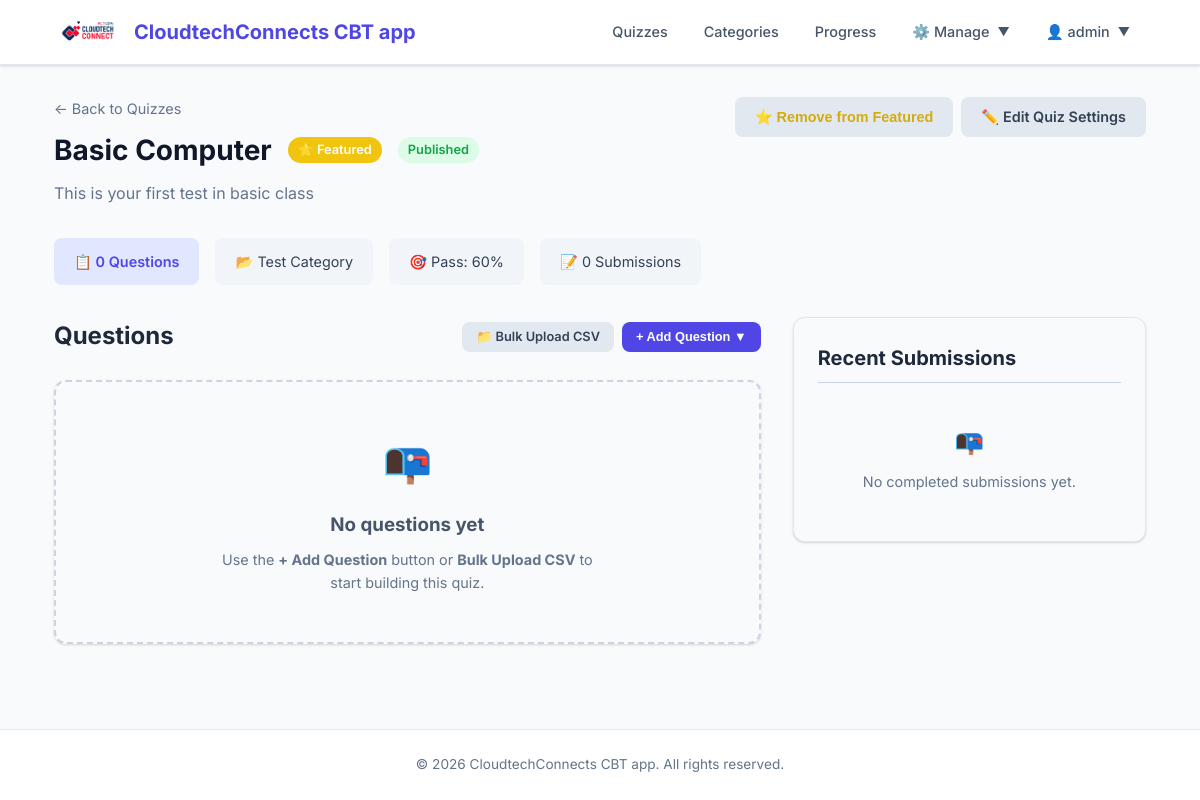
The app's page /manage/quiz/basic-computer/ (signed in), older data.
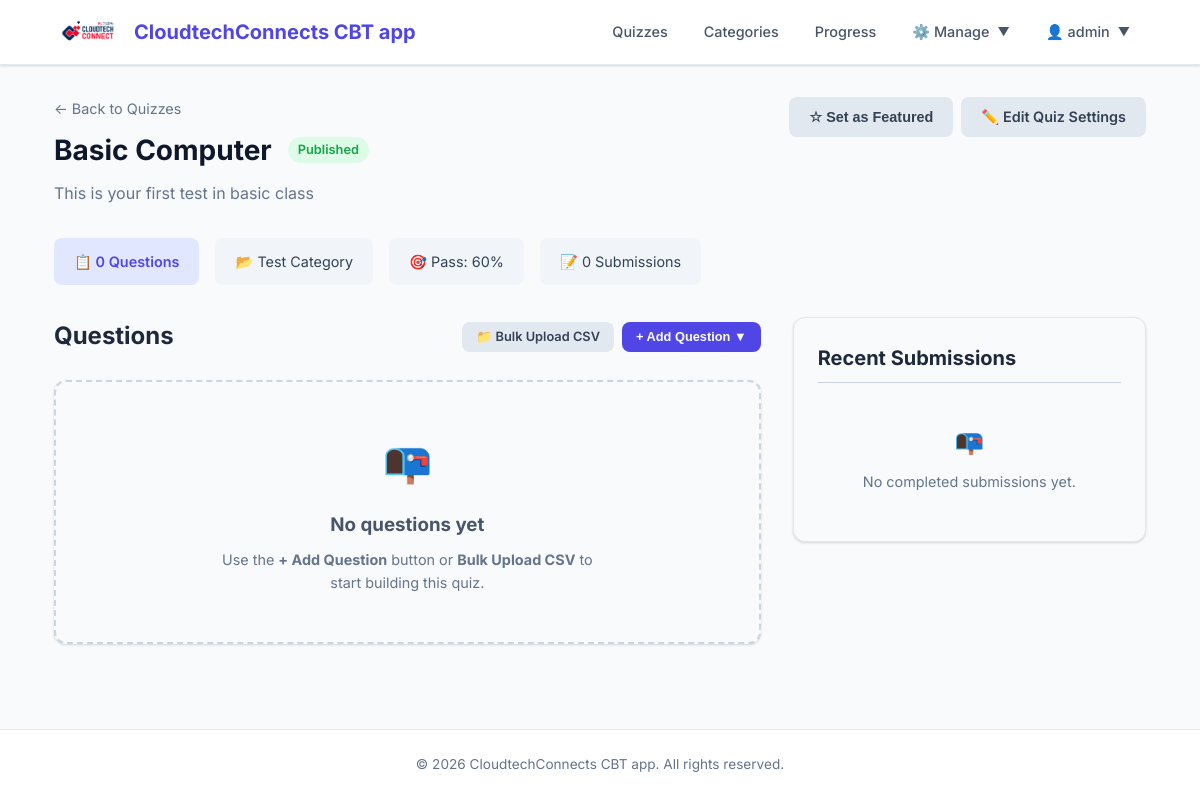
The same page, newer data.
### apps/quiz/views.py (the view)
# urls.py: path('manage/quiz/<slug:slug>/', views.QuizAdminDetailView.as_view(), name='quiz_admin_detail'),
class QuizAdminDetailView(LoginRequiredMixin, PermissionRequiredMixin, DetailView):
    model = Quiz
    template_name = 'quiz/admin/quiz_admin_detail.html'
    permission_required = 'quiz.change_quiz'
    slug_field = 'url'
    slug_url_kwarg = 'slug'
    def get_context_data(self, **kwargs):
        context = super().get_context_data(**kwargs)
        quiz = self.object
        sittings = Sitting.objects.filter(quiz=quiz, complete=True).select_related('user').order_by('-end')
        mc_q = quiz.mc_questions.all()
        tf_q = quiz.tf_questions.all()
        essay_q = quiz.essay_questions.all()
        context['sittings'] = sittings
        context['mc_questions'] = mc_q
        context['tf_questions'] = tf_q
        context['essay_questions'] = essay_q
        context['featured_quiz'] = Quiz.objects.filter(featured=True).first()
        return context

### apps/quiz/context_processors.py (called while the page is built)
def quiz_context(request):
    featured_quiz = Quiz.objects.filter(featured=True, draft=False).first()
    return {
        'featured_quiz': featured_quiz,
        'is_student': not request.user.is_staff if request.user.is_authenticated else True
    }

### templates/quiz/admin/quiz_admin_detail.html (shortened to what the changed rows need)
{% extends 'base.html' %}
{% block content %}
<div class="page-header mt-4" style="display: flex; justify-content: space-between; align-items: flex-start;">
    <div>
        <h1 style="display: flex; align-items: center; gap: 1rem;">
            {{ quiz.title }}
            {% if quiz.featured %}
                <span class="badge" style="background: #f1c40f; color: #fff; font-size: 0.8rem; vertical-align: middle;">⭐ Featured</span>
            {% endif %}
            {% if quiz.draft %}
                <span class="badge badge-warning" style="font-size: 0.8rem; vertical-align: middle;">Draft</span>
            {% else %}
                <span class="badge badge-success" style="font-size: 0.8rem; vertical-align: middle;">Published</span>
            {% endif %}
        </h1>
    </div>
    <div style="display: flex; gap: 0.5rem; flex-wrap: wrap; justify-content: flex-end;">
        <form action="{% url 'quiz:quiz_featured_toggle' quiz.url %}" method="post" style="margin: 0;">
            {% if quiz.featured %}
                <button type="submit" class="btn btn-secondary" style="border-color: #f1c40f; color: #d4ac0d;">
                    ⭐ Remove from Featured
                </button>
            {% else %}
                <button type="submit" class="btn btn-secondary">
                    ☆ Set as Featured
                </button>
            {% endif %}
        </form>
    </div>
</div>
<div style="display: grid; grid-template-columns: 2fr 1fr; gap: 2rem; margin-top: 2rem;">
    <div>
        <div style="display: flex; justify-content: space-between; align-items: center; margin-bottom: 1.5rem;">
            <h2 style="margin: 0;">Questions</h2>
        </div>
    </div>
</div>
{% endblock %}

Row changes from the older to the newer data that the page shows:
changed Quiz "Basic Computer": featured True → False (drawn)
Text that changed along with them:
text no longer shown: "⭐ Featured ⭐ Remove from Featured"
text now shown: "☆ Set as Featured"
